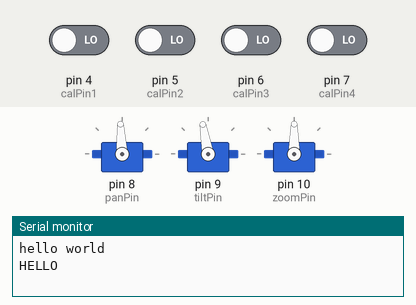
The sketch below on a simulated Arduino Leonardo, built with avr-gcc and run on an emulated ATmega32U4. Parts: 3 × servo, the last lines printed to the serial monitor. The inputs (shaded band) are chosen by the test bench; at power-on: pin 4 (calPin1), pin 5 (calPin2), pin 6 (calPin3), pin 7 (calPin4) LOW.

Above: at 1.2 s.
1.3 s: pin 7 (calPin4) driven HIGH
At 2.1 s:
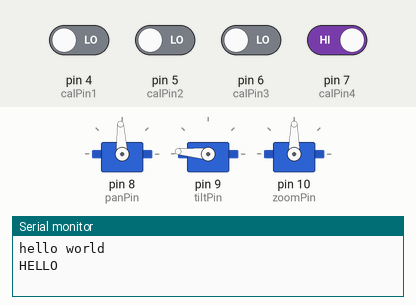
2.8 s: pin 4 (calPin1) driven HIGH and pin 7 (calPin4) driven LOW
At 3.5 s:
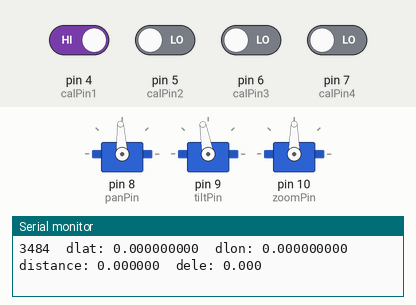
Timing chart, 0 to 5.8 s (numbered marks = the images above; inputs shaded):
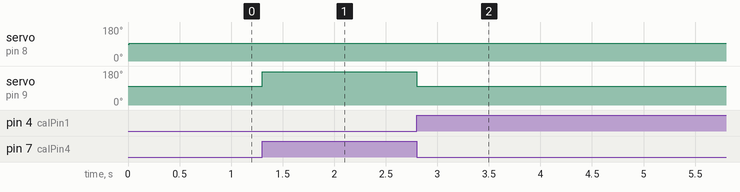

Measured:
- after the input at 1.3 s, servo on pin 9 (tiltPin): 100° → 175° at once
- after the input at 2.8 s, servo on pin 9 (tiltPin): 175° → 100° at once

The sketch:

CAMERA_SYSTEM.ino
```cpp
/* Camera System Control
 *
 *Parsing Code Credit to:
 *Robin2 - "Serial Input Basics updated" available: http://forum.arduino.cc/index.php?topic=396450
 */
#include <Servo.h>
#include <PID_v1.h>


//Constants
  const float degToRad = 3.14159265359/180;
  const float radToDeg = 1/degToRad;
  const int calPin1 = 4;
  const int calPin2 = 5;
  const int calPin3 = 6;
  const int calPin4 = 7;

  const int panFeedBackPin = 2;
  const int panPin = 8;

  const int tiltPin = 9;
  const int tiltOffset = 70;
  const int zoomPin = 10;

//holds calibration/initialization data
  float lat0=0.0;
  float lon0=0.0;
  float ele0=0.0;
  double lonCorrection=0.0;

//holds GPS transmistter data
  float dLat=0.0,dLatOld=0.0;
  float dLon=0.0, dLonOld=0.0;
  float dEle=0.0, dEleOld=0.0;
  float distance=0.0,distanceOld=0.0;

//holds Pan angle data
  const int panWeight = 80;
  int newQuadrant = 1, oldQuadrant = 1;
  long panAngle=0, panAngleOld=0;
  double doublePanAngle=0;
  unsigned long durationLow = 0, durationHigh = 0;
  long rotation = 0;
  unsigned int dutyCycle = 0, theta = 0;

//Pan Control data
  const double outputMax = 1620;
  const double outputMin = 1360;
  const int timeStep=100;
  double targetPanAngle=105;
  double outputPanServo=1500;
  double Kp=16;
  double Ki=1.5;
  double Kd=.8;

//Time
  unsigned long millisStart,panMillis,panServoMillis,targetAngleINCMillis;

//Serial parsing
  const byte stringSize = 64;
  char receivedChars[stringSize];
  char tempChars[stringSize];
  float gpsLat=0.0;
  float gpsLon=0.0;
  float gpsEle=0.0;
  float gpsEleOld=0.0;
  float gpsVoltage=0.0;
  boolean newData = false;

//Instatiate Objects
Servo panServo;
Servo tiltServo;
Servo zoomServo;

//Signal Processing Variables
const int WinSize = 10;
int winIdx = 0;
float winLat[WinSize];
float winLon[WinSize];

//Instantiate PID Object
PID panPID(&doublePanAngle, &outputPanServo, &targetPanAngle, Kp, Ki, Kd, REVERSE,P_ON_M);

void recvSerialData(Stream &ser) {
    static boolean recvInProgress = false;
    static byte ndx = 0;
    char startMarker = '<';
    char endMarker = '>';
    char rc;

    while (ser.available() > 0 && newData == false) {
        rc = ser.read();

        if (recvInProgress == true) {
            if (rc != endMarker) {
                receivedChars[ndx] = rc;
                ndx++;
                if (ndx >= stringSize) {
                    ndx = stringSize - 1;
                }
            }
            else {
                receivedChars[ndx] = '\0'; // terminate the string
                recvInProgress = false;
                ndx = 0;
                newData = true;
            }
        }

        else if (rc == startMarker) {
            recvInProgress = true;
        }
    }
}

void getPanAngle(){
  durationLow = pulseIn(panFeedBackPin, LOW); //Measures the time the feedback signal is low
  durationHigh = pulseIn(panFeedBackPin, HIGH); //Measures the time the feedback signal is high
  dutyCycle = (10000*durationHigh)/(durationHigh+durationLow); //calculates the duty cycle

  //Formula for angle calculation taken from parallax 360 feedback data sheet
  theta = (35900*(dutyCycle - 290))/(9710-290+1)/100;
  if(theta > 359) theta = 359; //limits theta to bounds

  //Determines what quadrant the servo rotates from to determine positive and negative angles outside 0-359
  if( theta>=0 && theta<=90){
    oldQuadrant = newQuadrant;
    newQuadrant = 1;
  }
  if( theta>90 && theta<=180){
    oldQuadrant = newQuadrant;
    newQuadrant = 2;
  }
    if( theta>180 && theta<=270){
    oldQuadrant = newQuadrant;
    newQuadrant = 3;
  }
  else if( theta>270 && theta<=359 ){
   oldQuadrant = newQuadrant;
   newQuadrant = 4;
  }
  if(oldQuadrant==1 && newQuadrant==4){
    rotation = rotation - 1;
  }
  else if( oldQuadrant==4 && newQuadrant==1){
    rotation = rotation + 1;
  }
  panAngleOld = panAngle;
  panAngle = (panWeight*panAngleOld + (100-panWeight)*(360*rotation + theta))/100;
  doublePanAngle = (double)panAngle; //cast the pan angle to double for pid
 /*
 //Print the Data
  Serial1.print("newQuadrant: ");  Serial1.print(newQuadrant);  Serial1.print("\t");
  Serial1.print("oldQuadrant: ");  Serial1.print(oldQuadrant);  Serial1.print("\t");
  Serial1.print("Theta: ");  Serial1.print(theta,DEC);  Serial1.print("\t");
  Serial1.print("Rotation #: ");  Serial1.print(rotation);  Serial1.print("\t");
  Serial1.print("panAngle: ");  Serial1.println(panAngle,DEC);
 */
}

void updateTranLoc(){
  dLatOld = dLat;
  dLonOld = dLon;
  dEleOld = dEle;
  distanceOld = distance;
  dLat = gpsLat - lat0;
  dLon = gpsLon - lon0;
  dLon = lonCorrection*dLon;
  dEle= gpsEle-ele0;
  distance = sqrt(dLat*dLat +dLon*dLon)*111009; //gives distance in meters
}

//Calibrate camera system
void calibration(){
  tiltServo.writeMicroseconds(1500+tiltOffset);

   //SET THE LONGITUDE,LATITUDE, AND ELEVATION OF THE CAMERA SYSTEM
   if(digitalRead(calPin1)== HIGH && digitalRead(calPin2) == HIGH){
    lat0 = gpsLat;
    lon0 = gpsLon;
    ele0 = gpsEle;
    lonCorrection = cos(degToRad*lat0); //correction for longitude values using loca, flat earth approx.

    Serial.print(millis()-millisStart); Serial.print("\t");
    Serial.print("lat0: ");  Serial.print(lat0,9);  Serial.print("\t");
    Serial.print("lon0: ");  Serial.print(lon0,9);  Serial.print("\t");
    Serial.print("ele0: ");  Serial.println(ele0,3);
   }
   //SET TRIPOD TO ALIGN WITH GPS TRANSMITTER AND CALCULATE INITIAL POSITION VECTOR
   //When aligning camera lens ensure GPS transmistter is centered about Y axis
   else if(digitalRead(calPin1)== HIGH && digitalRead(calPin2) == LOW){
    updateTranLoc();
    Serial.print(millis()-millisStart); Serial.print("\t");
    Serial.print("dlat: ");  Serial.print(dLat,9);  Serial.print("\t");
    Serial.print("dlon: ");  Serial.print(dLon,9);  Serial.print("\t");
    Serial.print("distance: ");  Serial.print(distance,6);  Serial.print("\t");
    Serial.print("dele: ");  Serial.println(dEle,3);
   }
}

void parseGPSData() {      // split the data into its parts and feed signal processing buffer
    char * strtokIndx;  // this is used by strtok() as an index
    strcpy(tempChars, receivedChars); //make a copy of the received string

    strtokIndx = strtok(tempChars,","); // get the first part - the string
    gpsLat = atof(strtokIndx); // convert this part to a float

    strtokIndx = strtok(NULL, ","); // this continues where the previous call left off
    gpsLon = atof(strtokIndx);     // convert this part to a float

    strtokIndx = strtok(NULL, ",");
    gpsEle = atof(strtokIndx);     // convert this part to a float

    strtokIndx = strtok(NULL, ",");
    gpsVoltage = atof(strtokIndx);     // convert this part to a float
}

void winLatAndLon(){
  winLat[winIdx]=gpsLat;
  winLon[winIdx]=gpsLon;
  winIdx++;
  if(winIdx >= WinSize)  winIdx = 0;
}

void updateTargetPanAngle(){ //updates target pan angle with a regression line connecting to the camera system through 10 gps readings
  float regL=0;
  float top=0;
  float bot=0;

  for(int i=0; i<WinSize; i++){
    top += (winLat[i]-lat0)*(winLon[i]-lon0);
    bot += winLat[i]*winLat[i];
  }
  regL = top/bot;
  if(regL>0 && dLon<0) targetPanAngle = doublePanAngle + radToDeg*arcTan(regL) - 180;
  else if(regL<0 && dLon>0)  targetPanAngle = doublePanAngle + radToDeg*arcTan(regL) + 180;
  else targetPanAngle = doublePanAngle + radToDeg*arcTan(regL);

  Serial.print("regline slope: "); Serial.print(regL); Serial.print("  new targetPanAngle: "); Serial.print(targetPanAngle);
}

void maintenanceMode(){
  panServo.writeMicroseconds(1500);
  tiltServo.write(175);
}

//Series Solution for the trig solutions below by Abhilash Patel. Available: http://www.instructables.com/id/Arduino-Trigonometric-Inverse-Functions/
float arcSin(float c){
  float out;
  out= ((c+(c*c*c)/6+(3*c*c*c*c*c)/40+(5*c*c*c*c*c*c*c)/112+
  (35*c*c*c*c*c*c*c*c*c)/1152 +(c*c*c*c*c*c*c*c*c*c*c*0.022)+
  (c*c*c*c*c*c*c*c*c*c*c*c*c*.0173)+(c*c*c*c*c*c*c*c*c*c*c*c*c*c*c*.0139)+
  (c*c*c*c*c*c*c*c*c*c*c*c*c*c*c*c*c*0.0115)+(c*c*c*c*c*c*c*c*c*c*c*c*c*c*c*c*c*c*c*0.01)
   ));
                                           //asin
  if(c>=.96 && c<.97){out=1.287+(3.82*(c-.96)); }
  if(c>=.97 && c<.98){out=(1.325+4.5*(c-.97));}          // arcsin
  if(c>=.98 && c<.99){out=(1.37+6*(c-.98));}
  if(c>=.99 && c<=1){out=(1.43+14*(c-.99));}
  return out;// in radians
}

float arcCos(float c){
  float out;
  out=arcSin(sqrt(1-c*c));
  return out; // in radians
}

float arcTan(float c){
  float out;
  out=arcSin(c/(sqrt(1+c*c)));
  return out; // in radians
}


void setup() {
  //Pan Servo Setup
  panServo.attach(panPin);
  pinMode(panFeedBackPin, INPUT);

  //Tilt Servo Setup
  tiltServo.attach(tiltPin);
  tiltServo.writeMicroseconds(1500+tiltOffset);

  //Zoom Servo Setup
  zoomServo.attach(zoomPin);


  //Comunication Setup
  Serial.begin(9600);   //USB serial port
  Serial.println("hello world");
  Serial1.begin(19200); //HC12 wireless transceiver
 while(!Serial){       //Wait for USB serial port to connect
 }

  //PID Setup
  panPID.SetMode(AUTOMATIC);
  panPID.SetOutputLimits(outputMin, outputMax);
  panPID.SetSampleTime(timeStep);

  //Timer
  millisStart=millis();
  panMillis=millis();
  targetAngleINCMillis=millis();
  panServoMillis=millis();

  //HMI Pins and LEDS
  pinMode(calPin1,INPUT);
  pinMode(calPin2,INPUT);
  pinMode(calPin3,INPUT);

  //Signal Processing
  memset(winLon,0,sizeof(winLon));//fill winLon with zeros
  memset(winLat,0,sizeof(winLat)); //fill winLat with zeros
  Serial.println("HELLO");
}

void loop() {
  recvSerialData(Serial1);
  if(newData == true){
    parseGPSData();
    winLatAndLon(); //feed GPS data to regression buffer and Moving Average buffer
    newData = false;
  }
  if(digitalRead(calPin4) == HIGH) {
	  maintenanceMode();
  }
  else if(digitalRead(calPin1)==HIGH) {
	  calibration();
  }
  else if(digitalRead(calPin3)==HIGH){
    updateTranLoc();

    //Determine Pan Angle
    getPanAngle();

    //Update Target Angles
    if((newData == true) && (panAngle <= targetPanAngle+1) && (panAngle >= targetPanAngle-1 )) updateTargetPanAngle();

    //Pan Angle PID
    panPID.Compute();
    if(doublePanAngle>=(targetPanAngle-1) && doublePanAngle<=(targetPanAngle+1)) outputPanServo=1500;

    //Servo Control
    //panServo.writeMicroseconds((int)outputPanServo);

    //Display
    Serial.print(millis()-millisStart);  Serial.print(" ");
    Serial.print("targetPanAngle: "); Serial.print(targetPanAngle);  Serial.print(" ");
    Serial.print("panAngle: "); Serial.print(panAngle);  Serial.print(" ");
    Serial.print("panServoOutput: "); Serial.println(outputPanServo);

   //PID TESTING
  /* if((millis()-targetAngleINCMillis) >= 1000){
     targetPanAngle += 10;
     targetAngleINCMillis = millis();
     }
  */
  }//else if
  else{
    panServo.writeMicroseconds(1500);
  }
}//loop
```
